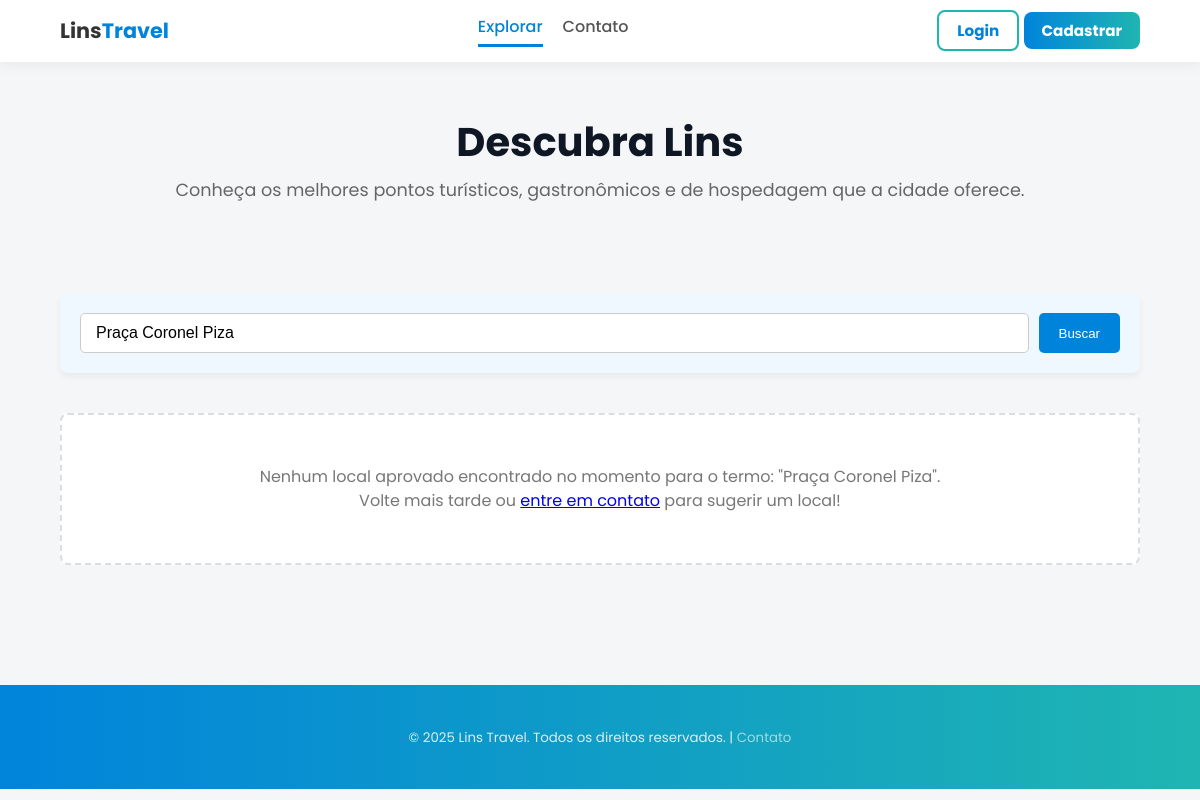
The page /php/explorar.php?busca=Praça Coronel Piza on the database as committed earlier.
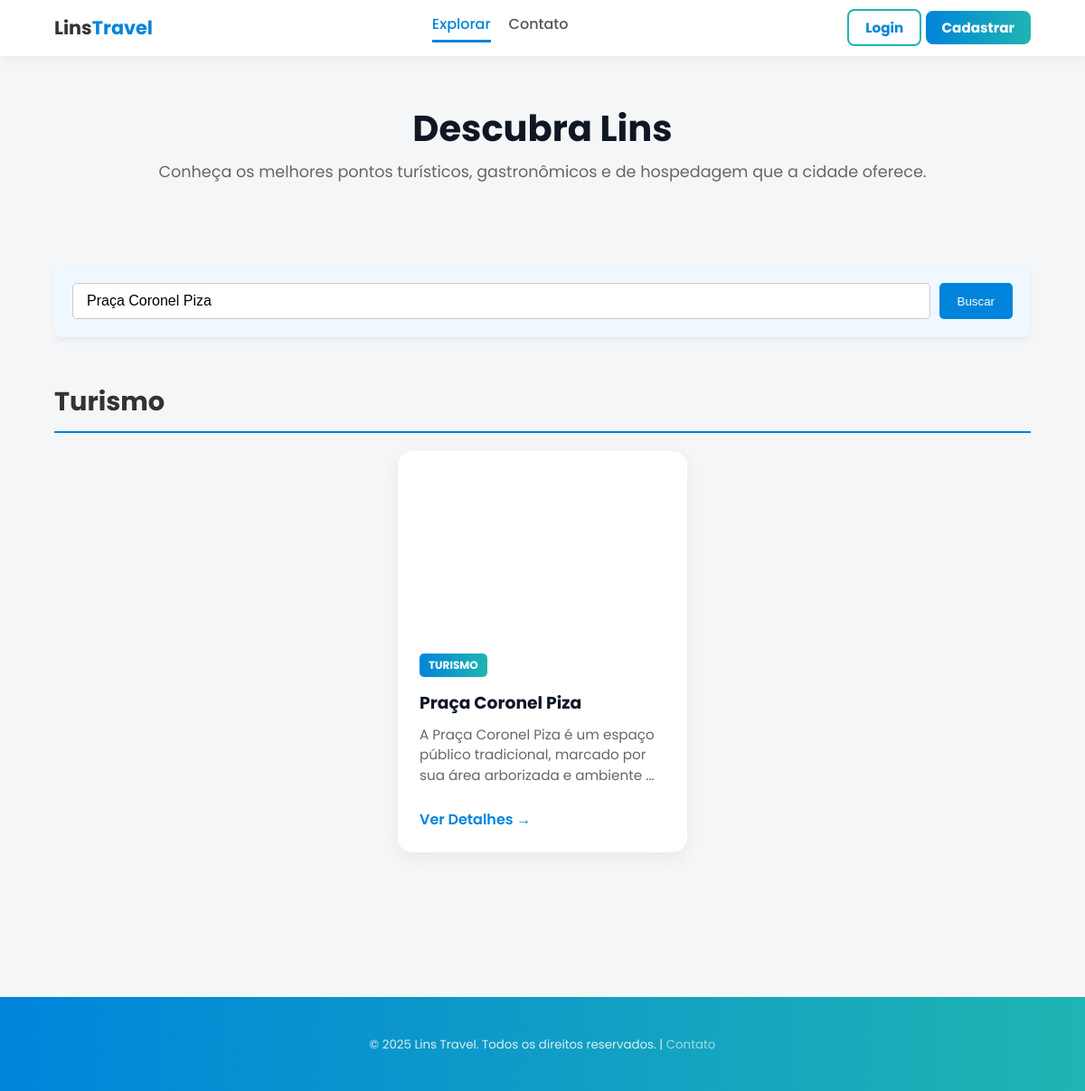
The same page on the database as committed later.
### tables this page shows
CREATE TABLE `lugares` (
  `id` int(11) NOT NULL,
  `dono_id` int(11) NOT NULL,
  `nome` varchar(255) NOT NULL,
  `descricao` text NOT NULL,
  `endereco` varchar(255) NOT NULL,
  `imagem` varchar(255) NOT NULL,
  `categoria` enum('destaque','turismo','gastronomia','hospedagem') NOT NULL,
  `status_aprovacao` enum('pendente','aprovado','rejeitado','') NOT NULL,
  `estrelas_media` decimal(2,1) NOT NULL,
  `data_cadastro` datetime NOT NULL,
  `cep` varchar(10) DEFAULT NULL,
  `telefone` varchar(15) DEFAULT NULL
);

### php/explorar.php (the view, shortened to what the changed rows need)
<?php
include "conn.php";
function buscarLocaisAprovados($pdo, $termoBusca = null) {
    $sql = "SELECT
                id,
                nome,
                descricao,
                categoria,
                imagem
            FROM lugares
            WHERE status_aprovacao = 'aprovado'";
    $params = [];
    if ($termoBusca) {
        $sql .= " AND (nome LIKE :busca OR descricao LIKE :busca)";
        $params['busca'] = '%' . $termoBusca . '%';
    }
    $sql .= " ORDER BY categoria, nome ASC";
    try {
        $stmt = $pdo->prepare($sql);
        $stmt->execute($params);
        return $stmt->fetchAll(PDO::FETCH_ASSOC);
    } catch (PDOException $e) {
        error_log("Erro ao buscar locais aprovados: " . $e->getMessage());
        return [];
    }
}
$termoBusca = $_GET['busca'] ?? null;
$locais = buscarLocaisAprovados($pdo, $termoBusca);
$locaisPorCategoria = [];
foreach ($locais as $lugar) {
    $categoria_key = strtolower($lugar['categoria']);
    $locaisPorCategoria[$categoria_key][] = $lugar;
}
$categoriasMap = [
    'destaque' => 'Destaques',
    'turismo' => 'Turismo',
    'gastronomia' => 'Gastronomia',
    'hospedagem' => 'Hospedagem'
];
?>
<!DOCTYPE html>
<html lang="pt-br">
<head>
    <link rel="stylesheet" href="../css/style.css">
    <link rel="stylesheet" href="../css/explorar.css">
</head>
<body>
<main>
    <header class="page-header">
        <div class="container">
            <h1>Descubra Lins</h1>
        </div>
    </header>
    <section class="section explorar-section">
        <div class="container">
            <?php if (empty($locais)): ?>
                <div class="no-results">
                    <p>Nenhum local aprovado encontrado no momento<?php echo $termoBusca ? ' para o termo: "'.htmlspecialchars($termoBusca).'"' : ''; ?>.</p>
                    <p>Volte mais tarde ou <a href="contato.php" class="action-link">entre em contato</a> para sugerir um local!</p>
                </div>
            <?php else: ?>
                <?php
                foreach ($categoriasMap as $categoria_key => $categoria_titulo):
                    if (isset($locaisPorCategoria[$categoria_key])):
                ?>
                        <section id="<?= $categoria_key ?>" class="category-section">
                            <h2 class="category-title"><?= $categoria_titulo ?></h2>
                            <div class="grid">
                                <?php foreach ($locaisPorCategoria[$categoria_key] as $lugar):
                                    $detail_link = "detalhe.php?id=" . $lugar['id'];
                                ?>
                                    <a href="<?= $detail_link ?>" class="card">
                                        <div class="card-media"
                                            style="background-image: url('<?= htmlspecialchars($lugar['imagem']) ?>');"
                                            onerror="this.style.backgroundImage='url(https://placehold.co/400x200/cccccc/333333?text=Imagem+N%C3%A3o+Dispon%C3%ADvel)'">
                                        </div>
                                        <div class="card-body">
                                            <span class="status-badge"
                                                style="background: linear-gradient(90deg, #0084db, #1fb5b2); font-size: 0.75rem;">
                                                <?= htmlspecialchars(ucfirst($lugar['categoria'])) ?>
                                            </span>
                                            <h3><?= htmlspecialchars($lugar['nome']) ?></h3>
                                            <p>
                                                <?= htmlspecialchars(mb_strimwidth($lugar['descricao'], 0, 100, "...")) ?>
                                            </p>
                                            <div class="card-action-btn">
                                                Ver Detalhes &rarr;
                                            </div>
                                        </div>
                                    </a>
                                <?php endforeach; ?>
                            </div>
                        </section>
                <?php
                    endif;
                endforeach;
                ?>
            <?php endif; ?>
        </div>
    </section>
</main>
</body>
</html>

Rows that differ between the two databases and show on the page:
now on this page (row edited): lugares: categoria_titulo "Turismo", categoria "TURISMO", nome "Praça Coronel Piza", descricao "A Praça Coronel Piza é um espaço público tradicional, marcado por sua área arborizada e ambiente ..."
Other text that changed with them:
$termoBusca: "Praça Coronel Piza" → (not shown)
text no longer shown: "Nenhum local aprovado encontrado no momento para o termo: \" \" . Volte mais tarde ou entre em contato para sugerir um local!"
